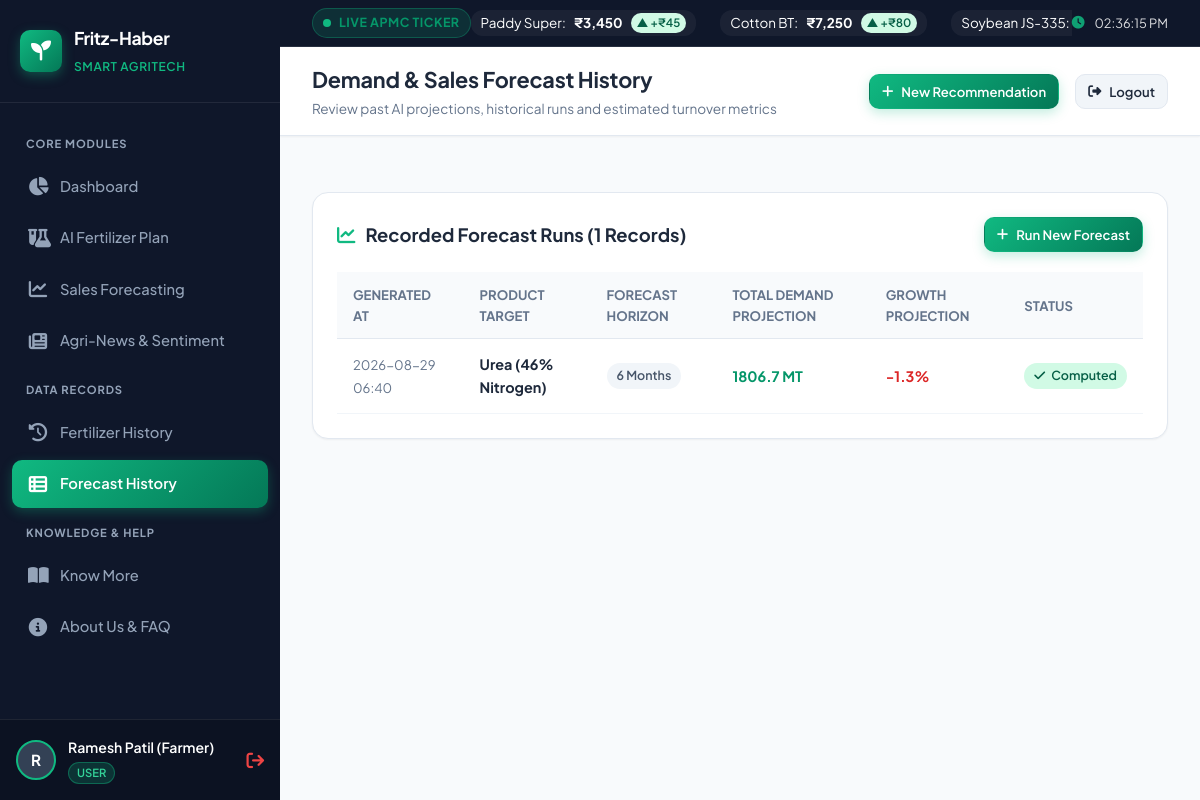
The app's page /history/forecast (signed in) with its own data.
### tables this page shows
CREATE TABLE users (
    id INTEGER PRIMARY KEY AUTOINCREMENT,
    name TEXT NOT NULL,
    email TEXT UNIQUE NOT NULL,
    password_hash TEXT NOT NULL,
    role TEXT NOT NULL DEFAULT 'user', -- 'admin' or 'user'
    status TEXT NOT NULL DEFAULT 'active', -- 'active' or 'inactive'
    created_at TIMESTAMP DEFAULT CURRENT_TIMESTAMP,
    last_login TIMESTAMP
);

CREATE TABLE forecast_history (
    id INTEGER PRIMARY KEY AUTOINCREMENT,
    user_id INTEGER,
    product_type TEXT NOT NULL,
    duration_months INTEGER NOT NULL,
    total_projected_demand REAL NOT NULL,
    avg_growth_rate REAL NOT NULL,
    forecast_data_json TEXT NOT NULL,
    created_at TIMESTAMP DEFAULT CURRENT_TIMESTAMP,
    FOREIGN KEY(user_id) REFERENCES users(id) ON DELETE CASCADE
);

### blueprints/history.py (the view)
@history_bp.route('/forecast')
@login_required
def forecast_history():
    user_id = session.get('user_id')
    user_role = session.get('user_role')
    conn = get_db_connection()
    if user_role == 'admin':
        records = conn.execute("""
            SELECT f.*, u.name as user_name, u.email as user_email
            FROM forecast_history f
            LEFT JOIN users u ON f.user_id = u.id
            ORDER BY f.created_at DESC
        """).fetchall()
    else:
        records = conn.execute("""
            SELECT f.*, u.name as user_name, u.email as user_email
            FROM forecast_history f
            LEFT JOIN users u ON f.user_id = u.id
            WHERE f.user_id = ?
            ORDER BY f.created_at DESC
        """, (user_id,)).fetchall()
    conn.close()
    return render_template('history/forecast_history.html', records=records)

### app.py (called while the page is built)
def create_app():
    app = Flask(__name__)
    app.config.from_object(Config)
    init_db()
    app.register_blueprint(auth_bp)
    app.register_blueprint(dashboard_bp)
    app.register_blueprint(fertilizer_bp)
    app.register_blueprint(forecasting_bp)
    app.register_blueprint(news_bp)
    app.register_blueprint(admin_bp)
    app.register_blueprint(history_bp)
    app.register_blueprint(info_bp)
    @app.context_processor
    def inject_user_context():
        return {
            'current_user': {
                'id': session.get('user_id'),
                'name': session.get('user_name', 'Guest'),
                'email': session.get('user_email', ''),
                'role': session.get('user_role', 'user')
            }
        }
    return app

### blueprints/auth.py (called while the page is built)
def login_required(f):
    @wraps(f)
    def decorated_function(*args, **kwargs):
        if 'user_id' not in session:
            flash('Please log in to access this page.', 'warning')
            return redirect(url_for('auth.login'))
        return f(*args, **kwargs)
    return decorated_function

### database/db_init.py (called while the page is built)
def get_db_connection():
    os.makedirs(os.path.dirname(DB_PATH), exist_ok=True)
    conn = sqlite3.connect(DB_PATH)
    conn.row_factory = sqlite3.Row
    return conn

### templates/history/forecast_history.html (shortened to what this page needs)
{% extends "base.html" %}
{% block page_title %}Demand & Sales Forecast History{% endblock %}
{% block page_subtitle %}Review past AI projections, historical runs and estimated turnover metrics{% endblock %}
{% block content %}
<div style="display: flex; flex-direction: column; gap: 24px;">
    <div class="card">
        <div class="card-header">
            <div class="card-title">
                <i class="fas fa-chart-line"></i> Recorded Forecast Runs ({{ records|length }} Records)
            </div>
            <a href="{{ url_for('forecasting.index') }}" class="btn btn-primary btn-sm">
                <i class="fas fa-plus"></i> Run New Forecast
            </a>
        </div>
        {% if records %}
            <div class="table-responsive">
                <table class="table">
                    <thead>
                        <tr>
                            <th>Generated At</th>
                            <th>Product Target</th>
                            <th>Forecast Horizon</th>
                            <th>Total Demand Projection</th>
                            <th>Growth Projection</th>
                            <th>Status</th>
                        </tr>
                    </thead>
                    <tbody>
                        {% for f in records %}
                            <tr>
                                <td><span style="font-size: 0.82rem; color: var(--text-muted);">{{ f['created_at'][:16] }}</span></td>
                                <td><strong>{{ f['product_type'] }}</strong></td>
                                <td><span class="tag tag-neutral">{{ f['duration_months'] }} Months</span></td>
                                <td><span style="font-weight: 700; color: var(--primary-dark);">{{ f['total_projected_demand'] }} MT</span></td>
                                <td>
                                    <span style="font-weight: 700; color: {% if f['avg_growth_rate'] >= 0 %}#059669{% else %}#dc2626{% endif %};">
                                        {{ f['avg_growth_rate'] }}%
                                    </span>
                                </td>
                                <td>
                                    <span class="tag tag-positive"><i class="fas fa-check"></i> Computed</span>
                                </td>
                            </tr>
                        {% endfor %}
                    </tbody>
                </table>
            </div>
        {% endif %}
    </div>
</div>
{% endblock %}

### templates/base.html (shortened to what this page needs)
<!DOCTYPE html>
<html lang="en">
<head>
    <link rel="stylesheet" href="https://cdnjs.cloudflare.com/ajax/libs/font-awesome/6.4.0/css/all.min.css">
    <link rel="stylesheet" href="{{ url_for('static', filename='css/style.css') }}">
</head>
<body>
    <div class="app-wrapper">
        <aside class="sidebar">
            <div class="sidebar-brand">
                <div class="sidebar-logo-icon">
                    <i class="fas fa-seedling"></i>
                </div>
                <div class="sidebar-brand-text">
                    <h2>Fritz-Haber</h2>
                    <span>Smart Agritech</span>
                </div>
            </div>
            <div class="sidebar-nav">
                <div class="nav-section-title">Core Modules</div>
                <a href="{{ url_for('dashboard.index') }}" class="nav-item {% if request.endpoint == 'dashboard.index' %}active{% endif %}">
                    <i class="fas fa-chart-pie"></i>
                    <span>Dashboard</span>
                </a>
                <a href="{{ url_for('fertilizer.recommend') }}" class="nav-item {% if request.endpoint == 'fertilizer.recommend' %}active{% endif %}">
                    <i class="fas fa-flask-vial"></i>
                    <span>AI Fertilizer Plan</span>
                </a>
                <a href="{{ url_for('forecasting.index') }}" class="nav-item {% if request.endpoint == 'forecasting.index' %}active{% endif %}">
                    <i class="fas fa-chart-line"></i>
                    <span>Sales Forecasting</span>
                </a>
                <a href="{{ url_for('news.index') }}" class="nav-item {% if request.endpoint == 'news.index' %}active{% endif %}">
                    <i class="fas fa-newspaper"></i>
                    <span>Agri-News & Sentiment</span>
                </a>
                <div class="nav-section-title">Data Records</div>
                <a href="{{ url_for('history.fertilizer_history') }}" class="nav-item {% if request.endpoint == 'history.fertilizer_history' %}active{% endif %}">
                    <i class="fas fa-history"></i>
                    <span>Fertilizer History</span>
                </a>
                <a href="{{ url_for('history.forecast_history') }}" class="nav-item {% if request.endpoint == 'history.forecast_history' %}active{% endif %}">
                    <i class="fas fa-table-list"></i>
                    <span>Forecast History</span>
                </a>
                <div class="nav-section-title">Knowledge & Help</div>
                <a href="{{ url_for('info.know_more') }}" class="nav-item {% if request.endpoint == 'info.know_more' %}active{% endif %}">
                    <i class="fas fa-book-open"></i>
                    <span>Know More</span>
                </a>
                <a href="{{ url_for('info.about') }}" class="nav-item {% if request.endpoint == 'info.about' %}active{% endif %}">
                    <i class="fas fa-circle-info"></i>
                    <span>About Us & FAQ</span>
                </a>
            </div>
            <div class="sidebar-footer">
                <div class="user-profile-badge">
                    <div class="user-avatar">
                        {{ session.get('user_name', 'U')[0] }}
                    </div>
                    <div class="user-info">
                        <div class="user-name">{{ session.get('user_name', 'Guest') }}</div>
                        <span class="user-role-badge {% if session.get('user_role') == 'admin' %}badge-admin{% else %}badge-user{% endif %}">
                            {{ session.get('user_role', 'Farmer') }}
                        </span>
                    </div>
                    <a href="{{ url_for('auth.logout') }}" title="Logout" style="color: #ef4444; font-size: 1.1rem; margin-left: auto;">
                        <i class="fas fa-arrow-right-from-bracket"></i>
                    </a>
                </div>
            </div>
        </aside>
        <main class="main-content">
            <div class="live-ticker-ribbon">
                <div style="display: flex; align-items: center; gap: 12px; flex-shrink: 0;">
                    <div class="pulse-indicator">
                        <span class="pulse-dot"></span> LIVE APMC TICKER
                    </div>
                </div>
                <div class="mandi-scroll-container" id="mandi-ticker-track">
                    <div class="mandi-ticker-item">
                        <span>Paddy Super:</span>
                        <strong class="mandi-price">₹3,450</strong>
                        <span class="tag tag-positive" style="padding: 1px 6px; font-size: 0.72rem;">▲ +₹45</span>
                    </div>
                    <div class="mandi-ticker-item">
                        <span>Cotton BT:</span>
                        <strong class="mandi-price">₹7,250</strong>
                        <span class="tag tag-positive" style="padding: 1px 6px; font-size: 0.72rem;">▲ +₹80</span>
                    </div>
                    <div class="mandi-ticker-item">
                        <span>Soybean JS-335:</span>
                    </div>
                </div>
                <div style="display: flex; align-items: center; gap: 10px; font-size: 0.8rem; opacity: 0.85; flex-shrink: 0;">
                    <i class="fas fa-clock" style="color: var(--primary);"></i>
                    <span id="live-clock">--:--:--</span>
                </div>
            </div>
            <header class="topbar">
                <div style="display: flex; align-items: center; gap: 16px;">
                    <div class="topbar-title">
                        <h1>{% block page_title %}Dashboard{% endblock %}</h1>
                        <p>{% block page_subtitle %}Smart Farming & AI Fertilizer Decision Platform{% endblock %}</p>
                    </div>
                </div>
                <div class="topbar-actions">
                    <a href="{{ url_for('fertilizer.recommend') }}" class="btn btn-primary btn-sm">
                        <i class="fas fa-plus"></i> New Recommendation
                    </a>
                    <a href="{{ url_for('auth.logout') }}" class="btn btn-secondary btn-sm">
                        <i class="fas fa-sign-out-alt"></i> Logout
                    </a>
                </div>
            </header>
            <div class="page-container">
                {% block content %}{% endblock %}
            </div>
        </main>
    </div>
</body>
</html>

### records on screen
users: get "Ramesh Patil (Farmer)", get "USER"
forecast_history: created_at "2026-08-29 06:40", product_type "Urea (46% Nitrogen)", duration_months "6", total_projected_demand "1806.7", avg_growth_rate "-1.3"

### other values on screen
{{ session.get('user_name', 'U')[0] }} "R"
{{ records|length }} "1"
